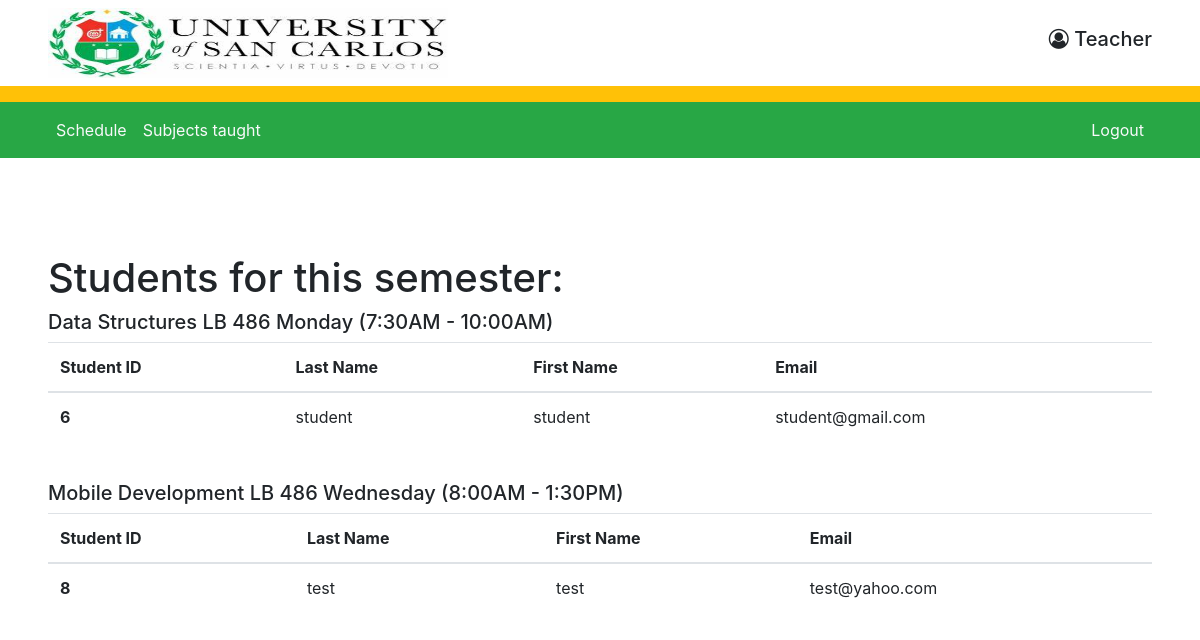
Page /teach.php (signed in) on the committed database.
### tables this page shows
CREATE TABLE `teachersched` (
  `id` int(255) NOT NULL,
  `instructor` int(255) NOT NULL,
  `subjid` int(255) NOT NULL,
  `day` int(255) NOT NULL,
  `location` varchar(255) NOT NULL,
  `tstart` int(255) NOT NULL,
  `tend` int(255) NOT NULL,
  `population` int(255) NOT NULL
);

CREATE TABLE `subjects` (
  `id` int(255) NOT NULL,
  `name` varchar(255) NOT NULL,
  `maxpopulation` int(255) NOT NULL
);

CREATE TABLE `users` (
  `id` int(11) NOT NULL,
  `fname` varchar(255) NOT NULL,
  `lname` varchar(255) NOT NULL,
  `email` varchar(255) NOT NULL,
  `password` varchar(255) NOT NULL,
  `type` varchar(255) NOT NULL
);

### teach.php (the view, shortened to what this page needs)
<!DOCTYPE html>
<html lang="en">
<head>
    <link rel="stylesheet" href="./styles/bootstrap.min.css">
    <link rel="stylesheet" href="https://stackpath.bootstrapcdn.com/bootstrap/4.4.1/css/bootstrap.min.css">
    <link rel="stylesheet" href="https://cdnjs.cloudflare.com/ajax/libs/font-awesome/4.7.0/css/font-awesome.min.css">
</head>
<nav class="navbar navbar-expand-lg navbar-light px-5">
    <ul class="nav navbar-nav mr-auto">
        <li class="nav-item">
            <img src="th.jpg" alt="HTML5 Icon" width="400" height="70">
        </li>
    </ul>
    <ul class="nav navbar-nav navbar-right">
        <li class="nav-item">
            <h5><i class="fa fa-user-circle-o" aria-hidden="true"></i> Teacher</h5>
        </li>
    </ul>
</nav>
<nav class="navbar navbar-expand-lg navbar-warning bg-warning px-5"></nav>
<nav class="navbar navbar-expand-lg navbar-success bg-success px-5">
    <div class="collapse navbar-collapse" id="navContent">
        <ul class="navbar-nav mr-auto">
            <li class="nav-item ">
                <a href="teacher.php" class="nav-link  text-light">Schedule</a>
            </li>
            <li class="nav-item ">
                <a href="teach.php" class="nav-link  text-light">Subjects taught</a>
            </li>
        </ul>
        <ul class="nav navbar-nav navbar-right">
            <li class="nav-item">
                <a href="?logout=true" class="nav-link text-light">Logout</a>
            </li>
        </ul>
    </div>
</nav>
<body>
    <div class="container-fluid w-150 position-relative mx-auto p-5 my-5">
        <h1>Students for this semester:</h1>
        <?php
        $conn = new mysqli("localhost", "root", "", "crud");
        $email = $_SESSION['loggedIn'];
        $sql = "SELECT * FROM users WHERE email='$email'";
        $result = $conn->query($sql);
        if ($result->num_rows > 0) {
            $row = $result->fetch_assoc();
            $instructor = $row['id'];
        }
        $sql = "SELECT * FROM teachersched WHERE instructor =$instructor ";
        $result = $conn->query($sql);
        if ($result->num_rows >= 0) {
            while ($row = $result->fetch_assoc()) {
                $subjid = $row['subjid'];
                $schedid = $row['id'];
                $hstart = $row['tstart'] / 100;
                $mstart = $row['tstart'] % 100;
                $hend = $row['tend'] / 100;
                $mend = $row['tend'] % 100;
                $location = $row['location'];
                if($mstart === 00){
                    $dstart = "0AM";
                }else{
                    $dstart = "AM";
                }
                if($mend === 00){
                    $dend = "0AM";
                }else{
                    $dend = "AM";
                }
                if ($hend > 12) {
                    $hend = $hend - 12;
                    if($mend === 00){
                        $dend = "0PM";
                    }else{
                        $dend = "PM";
                    }
                }
                $sql2 = "SELECT * FROM subjects WHERE id=$subjid";
                $result2 = $conn->query($sql2);
                if ($result2->num_rows >= 0) {
                    $row2 = $result2->fetch_assoc();
                    $name = $row2['name'];
                }
                $sql3 = "SELECT * FROM studentsched WHERE schedid =$schedid ";
                $result3 = $conn->query($sql3);
                switch ($row['day']) {
                    case '2':
                        $day = 'Monday';
                        break;
                    case '3':
                        $day = 'Tuesday';
                        break;
                    case '4':
                        $day = 'Wednesday';
                        break;
                }
                if ($result3->num_rows > 0) {
                    echo '
                        <h5>' . $name . ' ' . $location . ' ' . $day . ' (' . (int) $hstart . ':' . $mstart . '' . $dstart . ' - ' . (int) $hend . ':' . $mend . '' . $dend . ')</h5>
                        <table class="table">
                        <thead>
                          <tr>
                            <th scope="col">Student ID</th>
                            <th scope="col">Last Name</th>
                            <th scope="col">First Name</th>
                            <th scope="col">Email</th>
                          </tr>
                        </thead>
                        ';
                    while ($row3 = $result3->fetch_assoc()) {
                        $studid = $row3['studid'];
                        $sql4 = "SELECT * FROM users WHERE id=$studid";
                        $result4 = $conn->query($sql4);
                        if ($result4->num_rows > 0) {
                            while ($row4 = $result4->fetch_assoc()) {
                                echo '
                                        <tbody>
                                            <tr>
                                                <th scope="row">' . $row4['id'] . '</th>
                                                <td>' . $row4['lname'] . '</td>
                                                <td>' . $row4['fname'] . '</td>
                                                <td>' . $row4['email'] . '</td>
                                            </tr>
                                        </tbody>
                                       ';
                            }
                        }
                    }
                    echo '
                           </table>
                           <br>
                         ';
                }
            }
        }
        ?>
    </div>
</body>
</html>

### rows in the picture
teachersched: subjid.name "Data Structures", location "LB 486", day "Monday", tstart "7", tstart "30", tstart "AM", tend "10", tend "0", tend "0AM"
users: id "6", lname "student", fname "student", email "student@gmail.com"
teachersched: subjid.name "Mobile Development", location "LB 486", day "Wednesday", tstart "8", tstart "0", tstart "0AM", hend "1", tend "30", tend "PM"
users: id "8", lname "test", fname "test", email "test@yahoo.com"
